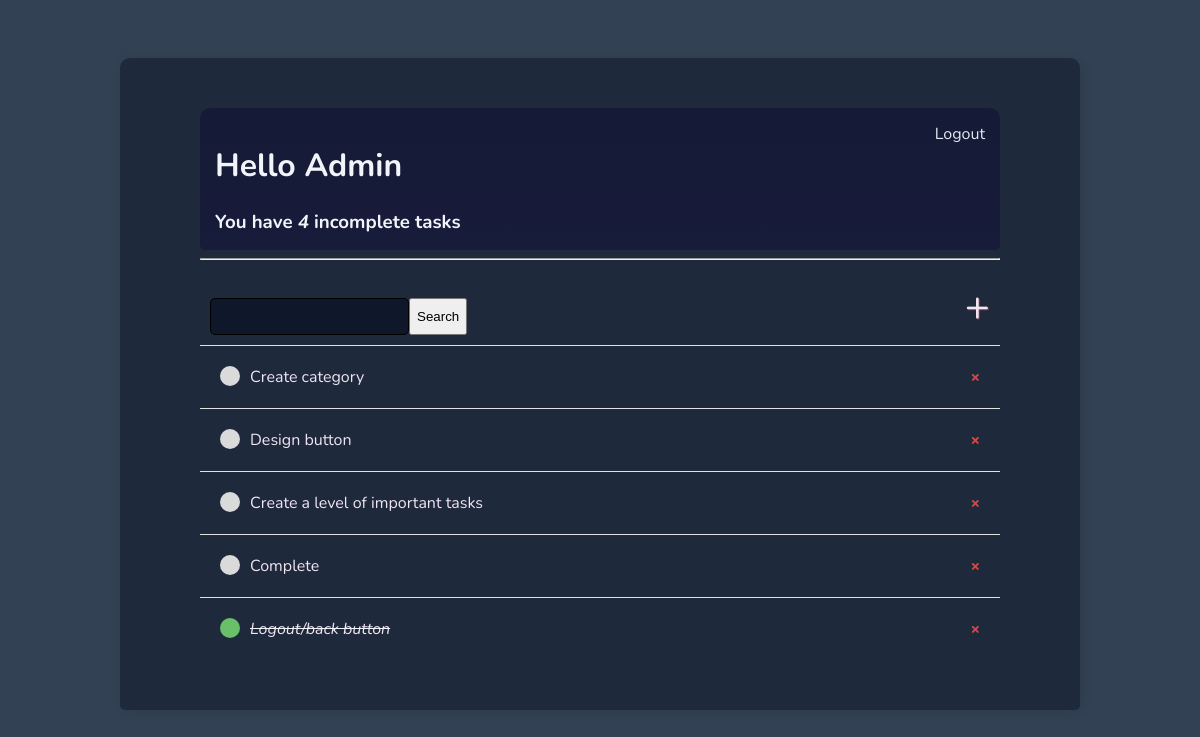
The app's page / (signed in) with its own data.
### base/models.py (models this page shows)
class Task(models.Model):
    user = models.ForeignKey(User, on_delete=models.CASCADE, null=True, blank=True)
    title = models.CharField(max_length=200)
    description = models.TextField(null=True, blank=True)
    complete = models.BooleanField(default=False)
    create = models.DateTimeField(auto_now_add=True)
    def __str__(self):
        return self.title
    class Meta:
        ordering = ['complete']

### base/views.py (the view)
# urls.py: path('', TaskList.as_view(), name='tasks'),
class TaskList(LoginRequiredMixin ,ListView):
    model = Task
    context_object_name = 'tasks'
    def get_context_data(self, **kwargs):
        context = super().get_context_data(**kwargs)
        context['tasks'] = context['tasks'].filter(user=self.request.user)
        context['count'] = context['tasks'].filter(complete=False).count()
        search_input = self.request.GET.get('search-area') or ''
        if search_input:
            context['tasks'] = context['tasks'].filter(
                title__icontains=search_input)
        context['search_input'] = search_input
        return context

### base/templates/base/task_list.html
{% extends 'base/main.html' %}
{% block content %}
<div class='header-bar'>
    <div>
        <h1>Hello {{request.user|title}}</h1>
        <h3 style='margin:0'>You have <i>{{count}}</i> incomplete task{{ count|pluralize:'s' }}</h3>
    </div>
    {% if request.user.is_authenticated %}
    <br>
    <a href="{% url 'logout' %}">Logout</a>
    {% else %}
    <a href="{% url 'login' %}">Login</a>
    {% endif %}
</div>
<hr>
<div id="search-add-wrapper">
    <form method="GET" style="margin-top: 20px; display: flex;">
        <input type="text" name="search-area" value="{{search_input}}">
        <input class="button" type="submit" value="Search">
    </form>
    <a id="add-link" href="{% url 'task-create' %}">&#x2b;</a>
</div>
<div class="task-item-wrapper">
    {% for task in tasks %}
        <div class="task-wrapper">
            {% if task.complete %}
            <div class="task-title">
                <div class="task-complete-icon"></div>
                <i><s><a href="{% url 'task-update' task.id %}"  style="text-decoration:none">{{task}}</a></s></i>
            </div>
            <a class="delete-link" href="{% url 'task-delete' task.id %}"  style="text-decoration:none">&#215;</a>
            {% else %}
            <div class="task-title">
                <div class="task-incomplete-icon"></div>
                <a href="{% url 'task-update' task.id %}"  style="text-decoration:none">{{task}}</a>
            </div>
            <a class="delete-link" href="{% url 'task-delete' task.id %}"  style="text-decoration:none">&#215;</a>
            {% endif %}
        </div>
    {% empty %}
    <h3>No items in list</h3>
    {% endfor %}
</div>
{% endblock content %}

### base/templates/base/main.html (style rules this page uses)
body { background-color: #334155; color: #f1f5f9; font-family: 'Nunito', sans-serif; padding-top: 50px; }
h1, h2, h3, h4, h5, h6, { font-family: 'Raleway', sans-serif; }
a,p { color: #f1e5f4; }
.header-bar { display: flex; background: linear-gradient(#151b36, #181b3b); justify-content: space-between; color: #f1f5f9; padding: 15px; border-radius: 10px 10px 5px 5px; }
.header-bar a { color : #e2e8f0; text-decoration: none; padding-left: auto; }
.task-wrapper { display: flex; align-items: center; justify-content: space-between; padding: 20px; background-color: ; border-top: 1px solid rgb(226, 226, 226); }
.task-title { display: flex; }
.task-title a { text-decoration: none; color:; margin-left: 10px; }
.task-complete-icon { height: 20px; width: 20px; background-color: rgb(105, 192, 105); border-radius: 50%; }
.task-incomplete-icon { height: 20px; width: 20px; background-color: rgb(218, 218, 218); border-radius: 50%; }
.delete-link { text-decoration: none; font-weight: 900; color: #cf4949; font-size: 22-px; line-height: 0; }
#search-add-wrapper { display: flex; justify-content: space-between; align-items: center; padding: 10px; }
#add-link { color: ; text-decoration: none; font-size: 42px; text-shadow: 1px 1px #81413b; }
input[type=text], input[type=password], textarea { border: 1px solid #000000; border-radius: 5px; padding: 10px; width: 90%; background-color: #0f172a; color: #f1f5f9; }

### records on screen
Task: title "Create category"
Task: title "Design button"
Task: title "Create a level of important tasks"
Task: title "Complete"
Task: title "Logout/back button"

### other values on screen
{{ request.user|title }} "Admin"
{{ count }} "4"
